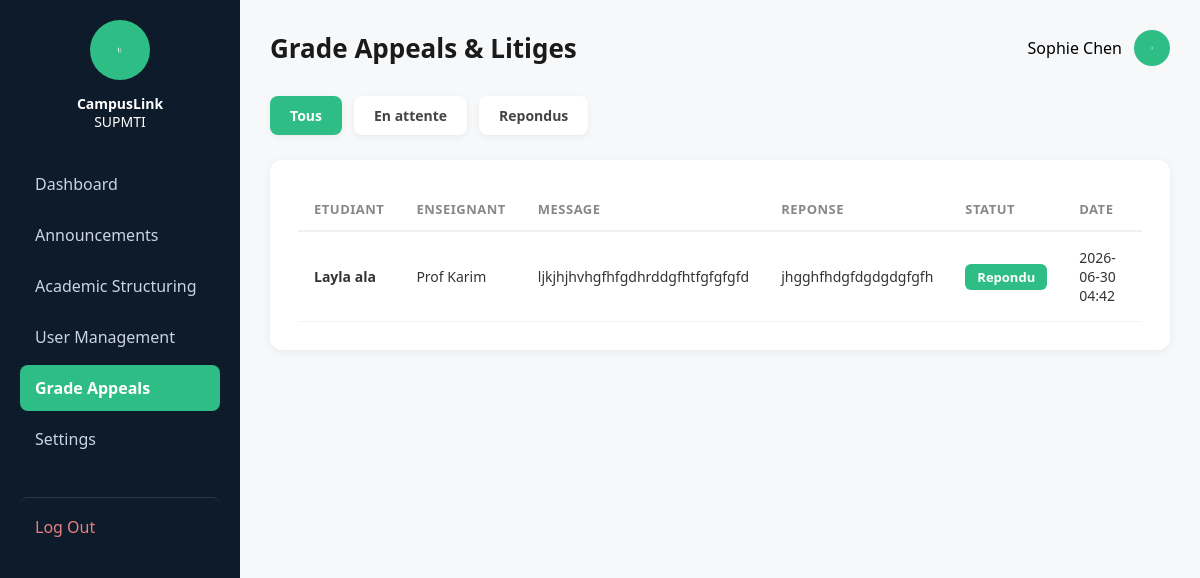
The app's page /admin/appeals (signed in), older data.
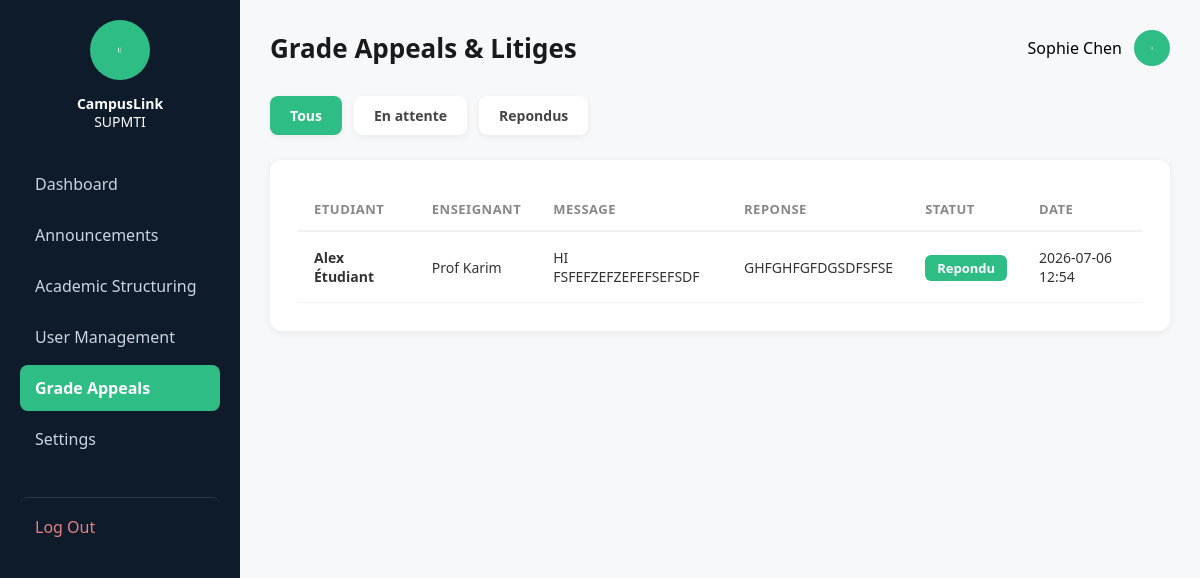
The same page, newer data.
### tables this page shows
CREATE TABLE messages (
        id INTEGER PRIMARY KEY AUTOINCREMENT,
        etudiant_id INTEGER NOT NULL,
        enseignant_id INTEGER NOT NULL,
        contenu TEXT NOT NULL,
        reponse TEXT,
        date_envoi TEXT NOT NULL,
        statut TEXT DEFAULT 'pending',
        FOREIGN KEY (etudiant_id) REFERENCES users (id),
        FOREIGN KEY (enseignant_id) REFERENCES users (id)
    );

CREATE TABLE users (
        id INTEGER PRIMARY KEY AUTOINCREMENT,
        nom TEXT NOT NULL,
        email TEXT NOT NULL UNIQUE,
        mot_de_passe TEXT NOT NULL,
        role TEXT NOT NULL,
        classe TEXT,
        cne TEXT,
        cin TEXT,
        photo TEXT
    );

### app.py (the view)
@app.route('/admin/appeals')
def admin_appeals():
    if session.get('user_role') != 'admin':
        return redirect(url_for('login'))
    statut_filtre = request.args.get('statut')
    connexion = sqlite3.connect('campuslink.db')
    curseur = connexion.cursor()
    requete = '''
        SELECT messages.id, etu.nom, ens.nom, messages.contenu,
               messages.reponse, messages.statut, messages.date_envoi
        FROM messages
        JOIN users AS etu ON etu.id = messages.etudiant_id
        JOIN users AS ens ON ens.id = messages.enseignant_id
    '''
    params = ()
    if statut_filtre:
        requete += " WHERE messages.statut = ?"
        params = (statut_filtre,)
    requete += " ORDER BY messages.date_envoi DESC"
    curseur.execute(requete, params)
    rows = curseur.fetchall()
    connexion.close()
    messages = [
        {
            'id': r[0], 'etudiant': r[1], 'enseignant': r[2],
            'contenu': r[3], 'reponse': r[4], 'statut': r[5], 'date': r[6]
        }
        for r in rows
    ]
    return render_template(
        'admin_appeals.html',
        nom=session.get('user_nom'),
        messages=messages,
        statut_filtre=statut_filtre
    )

### app.py (called while the page is built)
@app.context_processor
def inject_current_user():
    current_role = session.get('user_role')
    current_nom = session.get('user_nom')
    current_photo = 'avatar.png'
    if 'user_id' in session:
        connexion = sqlite3.connect('campuslink.db')
        curseur = connexion.cursor()
        curseur.execute("SELECT photo FROM users WHERE id = ?", (session.get('user_id'),))
        resultat = curseur.fetchone()
        connexion.close()
        if resultat and resultat[0]:
            current_photo = resultat[0]
    return dict(
        current_role=current_role,
        current_nom=current_nom,
        current_photo=current_photo
    )

### templates/admin_appeals.html (shortened to what this page needs)
{% extends "base.html" %}
{% block page_header %}Grade Appeals &amp; Litiges{% endblock %}
{% block extra_css %}
<link rel="stylesheet" href="{{ url_for('static', filename='css/admin.css') }}">
{% endblock %}
{% block content %}
<div class="role-tabs">
    <a href="{{ url_for('admin_appeals') }}" class="role-tab {{ 'role-tab-active' if not statut_filtre else '' }}">Tous</a>
    <a href="{{ url_for('admin_appeals', statut='pending') }}" class="role-tab {{ 'role-tab-active' if statut_filtre == 'pending' else '' }}">En attente</a>
    <a href="{{ url_for('admin_appeals', statut='answered') }}" class="role-tab {{ 'role-tab-active' if statut_filtre == 'answered' else '' }}">Repondus</a>
</div>
<div class="form-card" style="max-width: 100%;">
    {% if messages %}
    <table class="grades-table">
        <thead>
            <tr>
                <th>Etudiant</th>
                <th>Enseignant</th>
                <th>Message</th>
                <th>Reponse</th>
                <th>Statut</th>
                <th>Date</th>
            </tr>
        </thead>
        <tbody>
            {% for msg in messages %}
            <tr>
                <td class="announcement-title">{{ msg.etudiant }}</td>
                <td>{{ msg.enseignant }}</td>
                <td>{{ msg.contenu[:50] }}{% if msg.contenu|length > 50 %}...{% endif %}</td>
                <td>{{ msg.reponse[:50] if msg.reponse else '--' }}{% if msg.reponse and msg.reponse|length > 50 %}...{% endif %}</td>
                <td>
                    {% if msg.statut == 'pending' %}
                        <span class="badge-status remedial">En attente</span>
                    {% else %}
                        <span class="badge-status passed">Repondu</span>
                    {% endif %}
                </td>
                <td class="announcement-date">{{ msg.date }}</td>
            </tr>
            {% endfor %}
        </tbody>
    </table>
    {% else %}
    <div class="empty-state">Aucun message pour le moment.</div>
    {% endif %}
</div>
{% endblock %}

Row changes from the older to the newer data that the page shows:
changed messages "Prof Karim": etudiant "Layla ala" → "Alex Étudiant"; contenu "ljkjhjhvhgfhfgdhrddgfhtfgfgfgfd" → "HI FSFEFZEFZEFEFSEFSDF"; reponse "jhgghfhdgfdgdgdgfgfh" → "GHFGHFGFDGSDFSFSE"; date "2026-06-30 04:42" → "2026-07-06 12:54"
